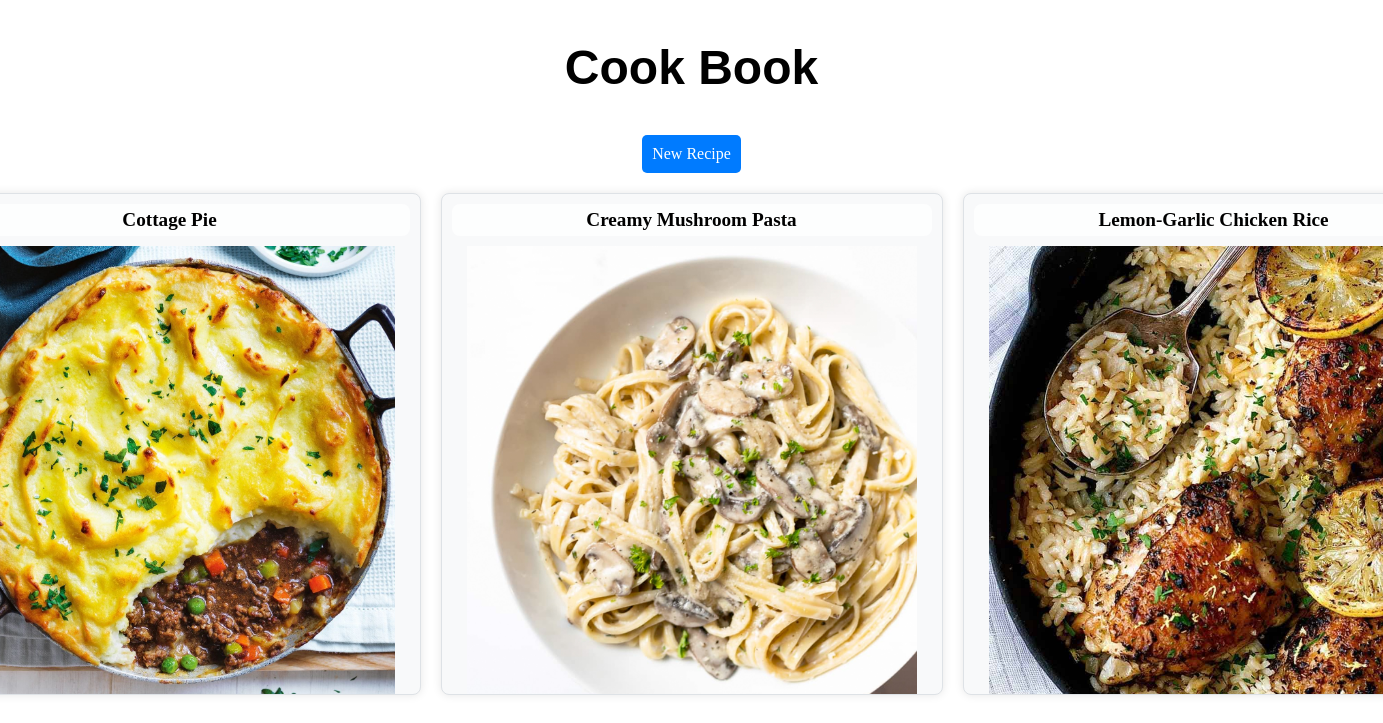
Before: / with the older database file.
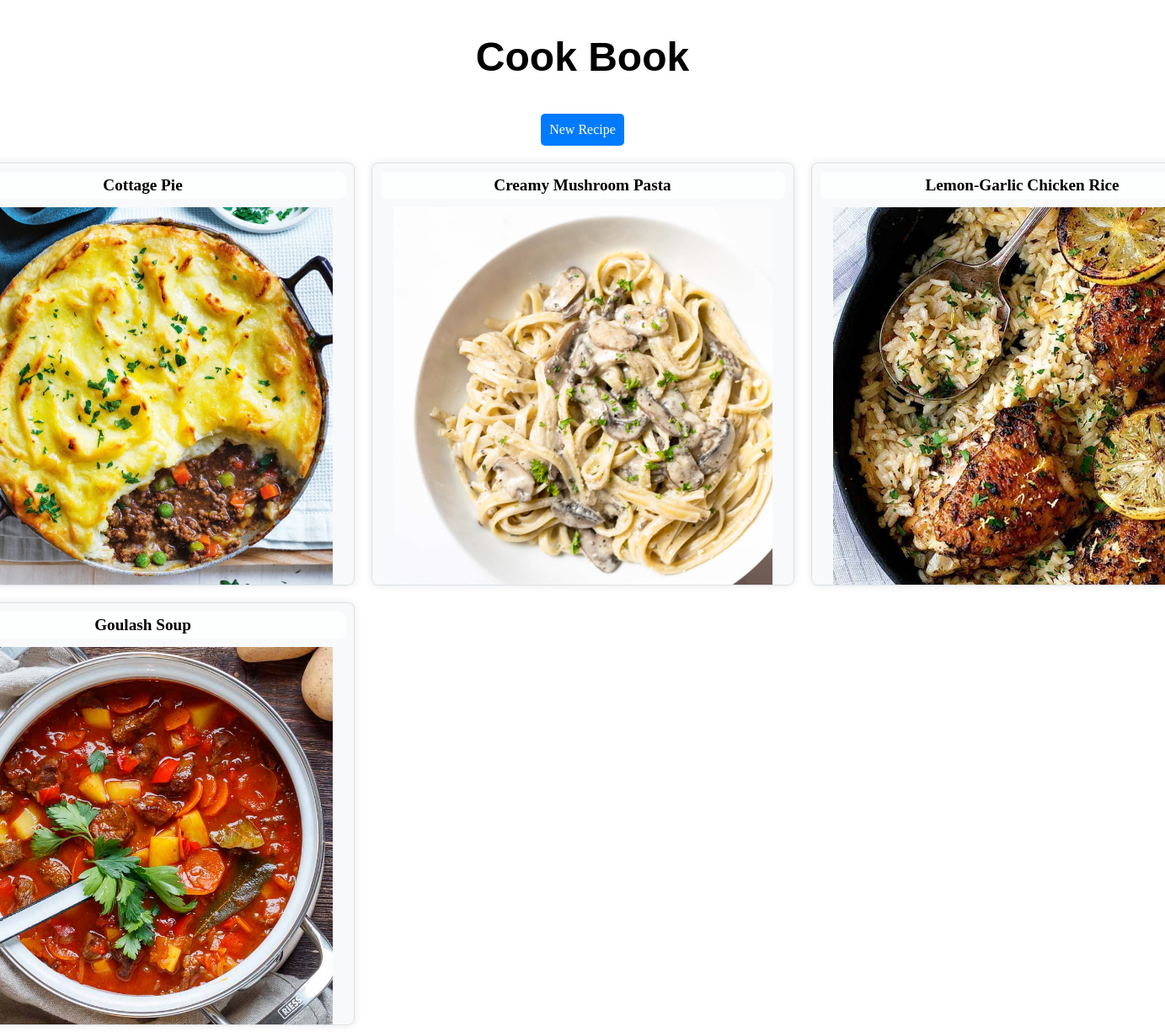
After: the same page with the newer database file.
### tables this page shows
CREATE TABLE recipes(
        id INTEGER PRIMARY KEY AUTOINCREMENT,
        title TEXT NOT NULL,
        ingredients TEXT NOT NULL,
        instructions TEXT NOT NULL,
        image_path TEXT,
        tags TEXT
    );

### main.py (the view)
@app.route("/")
def homepage():
    connection = get_db_connection()
    recipes = connection.execute("SELECT * FROM recipes").fetchall()
    connection.close()
    return render_template("home.html", recipes=recipes)

### main.py (called while the page is built)
def get_db_connection():
    connection = sqlite3.connect('recipes.db')
    connection.row_factory = sqlite3.Row
    return connection

### templates/home.html (shortened to what this page needs)
<!DOCTYPE html>
<html lang="en">
<head>
    <link rel="stylesheet" type="text/css" href="{{ url_for('static', filename='home.css') }}">
</head>
<body>
    <div class="contents">
        <h1 class="title">Cook Book</h1>
        <div class="utils-container">
            <a href="{{ url_for('new_recipe') }}" class="button" role="button"><span class="text">New Recipe</span></a>
        </div>
        <div class="grid">
            {% for recipe in recipes %}
                <a href="{{ url_for('recipe_page', recipe_id=recipe.id) }}" class="square-link">
                    <div class="square">
                        <h2>{{ recipe.title }}</h2>
                        <div class="square-image-container">
                            {% if recipe.image_path %}
                                <img src="{{ url_for('static', filename=recipe.image_path.split('static/')[1]) }}" alt="{{ recipe.title }} image">
                            {% else %}
                                <img src="{{ url_for('static', filename='default.jpg') }}" alt="{{ recipe.title }} image">
                            {% endif %}
                        </div>
                    </div>
                </a>
            {% endfor %}
        </div>
    </div>
</body>
</html>

### static/home.css (style rules this page uses)
.contents { display: flex; flex-direction: column; align-items: center; margin: 0 auto; }
.grid { display: grid; grid-template-columns: repeat(3, 1fr); gap: 20px; }
.title { font-size: 3rem; text-align: center; margin-bottom: 40px; font-family: Phantomsans, sans-serif; }
.utils-container { display: flex; justify-content: center; margin-bottom: 20px; }
.square-link { text-decoration: none; color: inherit; }
.square { width: 500px; height: 500px; position: relative; background-color: #f8f9fa; border: 1px solid #dee2e6; border-radius: 8px; overflow: hidden; box-shadow: 0 0 10px rgba(0, 0, 0, 0.1); transition: box-shadow 0.3s ease; }
.square-image-container { height: 90%; width: inherit; display: flex; justify-content: center; }
.square-image-container img { width: auto; height: 100%; aspect-ratio: 1; object-fit: cover; }
.square h2 { margin: 10px; font-size: 1.2em; text-align: center; background-color: rgba(255, 255, 255, 0.8); padding: 5px; border-radius: 8px; }
.button { display: flex; padding: 10px 10px; background-color: #007bff; color: #fff; border: none; border-radius: 5px; cursor: pointer; text-decoration: none; justify-content: center; }

Changed rows visible on the page:
added recipes: title "Goulash Soup", image_path (picture)
